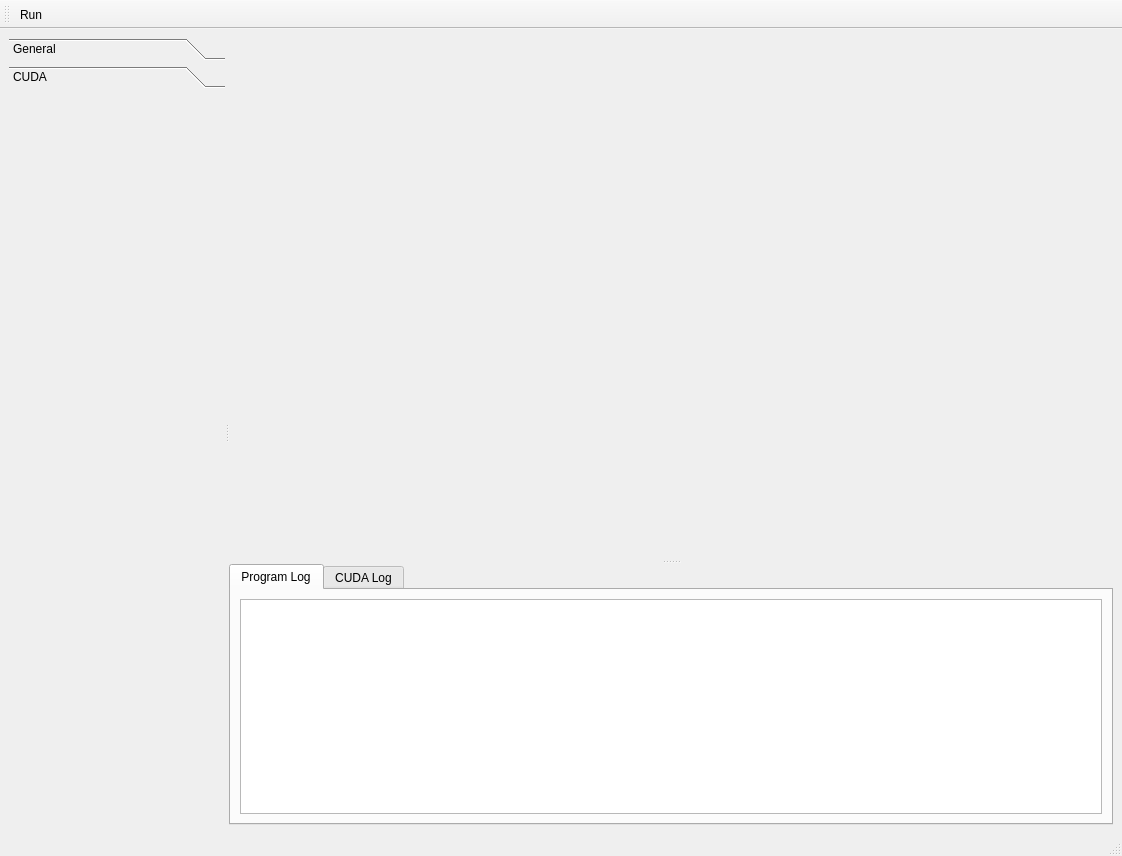
<?xml version="1.0" encoding="UTF-8"?>
<ui version="4.0">
 <class>MainWindow</class>
 <widget class="QMainWindow" name="MainWindow">
  <property name="geometry">
   <rect>
    <x>0</x>
    <y>0</y>
    <width>1122</width>
    <height>856</height>
   </rect>
  </property>
  <property name="minimumSize">
   <size>
    <width>727</width>
    <height>542</height>
   </size>
  </property>
  <property name="windowTitle">
   <string>MainWindow</string>
  </property>
  <property name="layoutDirection">
   <enum>Qt::LeftToRight</enum>
  </property>
  <widget class="QWidget" name="centralwidget">
   <layout class="QVBoxLayout" name="verticalLayout">
    <item>
     <widget class="QSplitter" name="splitter_2">
      <property name="orientation">
       <enum>Qt::Horizontal</enum>
      </property>
      <property name="childrenCollapsible">
       <bool>false</bool>
      </property>
      <widget class="QToolBox" name="toolBoxSettings">
       <property name="currentIndex">
        <number>1</number>
       </property>
       <widget class="QWidget" name="pageGeneralSettings">
        <property name="geometry">
         <rect>
          <x>0</x>
          <y>0</y>
          <width>188</width>
          <height>700</height>
         </rect>
        </property>
        <attribute name="label">
         <string>General</string>
        </attribute>
       </widget>
       <widget class="QWidget" name="pageCUDASettings">
        <property name="geometry">
         <rect>
          <x>0</x>
          <y>0</y>
          <width>188</width>
          <height>700</height>
         </rect>
        </property>
        <attribute name="label">
         <string>CUDA</string>
        </attribute>
       </widget>
      </widget>
      <widget class="QSplitter" name="splitter">
       <property name="orientation">
        <enum>Qt::Vertical</enum>
       </property>
       <property name="childrenCollapsible">
        <bool>false</bool>
       </property>
       <widget class="OGLWidget" name="GLWidget" native="true">
        <property name="sizePolicy">
         <sizepolicy hsizetype="Maximum" vsizetype="Maximum">
          <horstretch>0</horstretch>
          <verstretch>0</verstretch>
         </sizepolicy>
        </property>
        <property name="minimumSize">
         <size>
          <width>640</width>
          <height>480</height>
         </size>
        </property>
        <property name="autoFillBackground">
         <bool>true</bool>
        </property>
       </widget>
       <widget class="QTabWidget" name="tabTextOutput">
        <property name="sizePolicy">
         <sizepolicy hsizetype="Expanding" vsizetype="MinimumExpanding">
          <horstretch>0</horstretch>
          <verstretch>0</verstretch>
         </sizepolicy>
        </property>
        <property name="minimumSize">
         <size>
          <width>640</width>
          <height>240</height>
         </size>
        </property>
        <property name="currentIndex">
         <number>0</number>
        </property>
        <widget class="QWidget" name="tabProgramLog">
         <attribute name="title">
          <string>Program Log</string>
         </attribute>
         <layout class="QHBoxLayout" name="horizontalLayout">
          <item>
           <widget class="QPlainTextEdit" name="txtProgramLog"/>
          </item>
         </layout>
        </widget>
        <widget class="QWidget" name="tabCUDALog">
         <attribute name="title">
          <string>CUDA Log</string>
         </attribute>
         <layout class="QHBoxLayout" name="horizontalLayout_3">
          <item>
           <widget class="QPlainTextEdit" name="txtCUDALog"/>
          </item>
         </layout>
        </widget>
       </widget>
      </widget>
     </widget>
    </item>
   </layout>
  </widget>
  <widget class="QMenuBar" name="menubar">
   <property name="geometry">
    <rect>
     <x>0</x>
     <y>0</y>
     <width>1122</width>
     <height>24</height>
    </rect>
   </property>
  </widget>
  <widget class="QStatusBar" name="statusbar"/>
  <widget class="QToolBar" name="toolBar">
   <property name="windowTitle">
    <string>toolBar</string>
   </property>
   <attribute name="toolBarArea">
    <enum>TopToolBarArea</enum>
   </attribute>
   <attribute name="toolBarBreak">
    <bool>false</bool>
   </attribute>
   <addaction name="actionRun"/>
  </widget>
  <action name="actionRun">
   <property name="text">
    <string>Run</string>
   </property>
   <property name="toolTip">
    <string>Start heating the GPU...</string>
   </property>
  </action>
 </widget>
 <customwidgets>
  <customwidget>
   <class>OGLWidget</class>
   <extends>QWidget</extends>
   <header>oglwidget.h</header>
   <container>1</container>
   <slots>
    <slot>updateGL()</slot>
    <slot>updateOverlayGL()</slot>
   </slots>
  </customwidget>
 </customwidgets>
 <resources/>
 <connections/>
 <slots>
  <slot>runCUDAProgram()</slot>
 </slots>
</ui>
